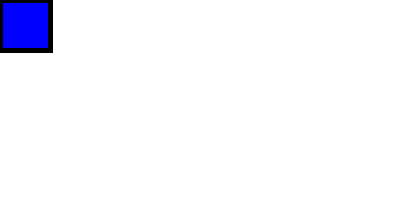
Frame 1 (no input)
Frame 60 (the mouse pressed at the canvas centre just before this capture): identical to frame 1, image omitted
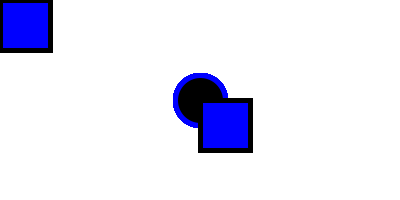
Frame 120 (the mouse held since frame 60 and released just before this capture)

The Processing sketch that drew these frames (run headless with seeded random() and noise(); from frame 60 on, the mouse is pressed at the canvas centre):

// Processing sketch: processing_178486
// ── processing_178486.pde


void setup ()
{
  size (400, 200);
  background (255);
 

}

 
void draw () {
  stroke (#FC0303,#031DFC,255);
  strokeWeight (5);
  fill (#FC0F03,#FFFFFF,#FC0F03);
  ellipse (mouseX, mouseY, 50, 50);

  stroke (#FF0505,#FF0505,#FF2705);
  strokeWeight (5);
  fill (#FF0509,#FF2705,255);
    rect (mouseX, mouseY, 50, 50);
}
